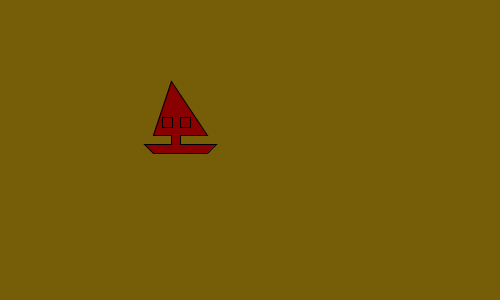
Frame 1 (no input)
Frame 60 (the mouse pressed at the canvas centre just before this capture): identical to frame 1, image omitted
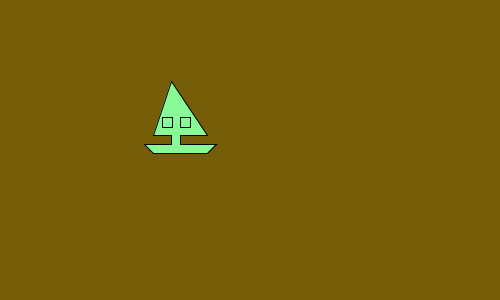
Frame 120 (the mouse held since frame 60 and released just before this capture)

The Processing sketch that drew these frames (run headless with seeded random() and noise(); from frame 60 on, the mouse is pressed at the canvas centre):

// Processing sketch: processing_99411
// ── processing_99411.pde

void setup(){
  size(500,300);
  frameRate(60);
}

void draw (){
  background(#765D08);
  fill(136,mouseX,mouseY);
  beginShape();
  vertex(144,144);
  vertex(171,144);
  vertex(171,135);
  vertex(153,135);
  vertex(171,81);
  vertex(207,135);
  vertex(180,135);
  vertex(180,144);
  vertex(216,144);
  vertex(207,153);
  vertex(153,153);
  endShape(CLOSE);
  
  rect(162,117,10,10);
  rect(180,117,10,10);

}
